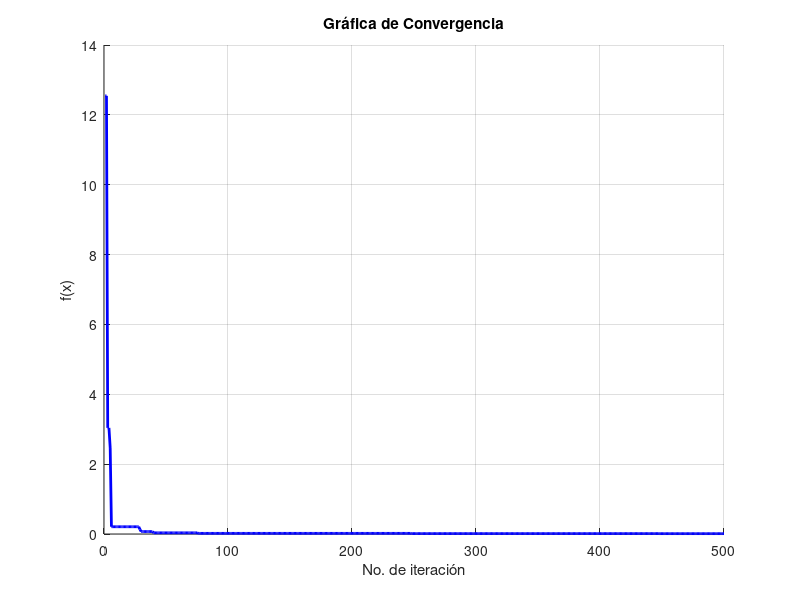
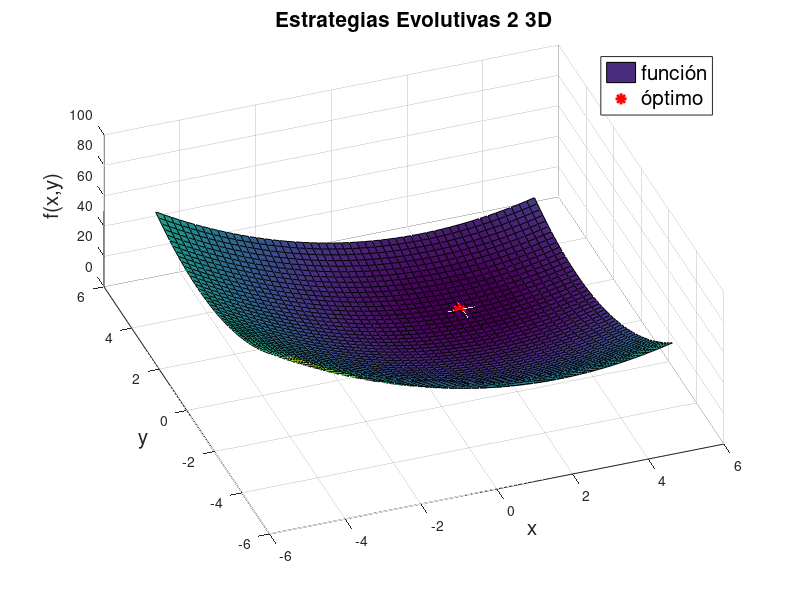
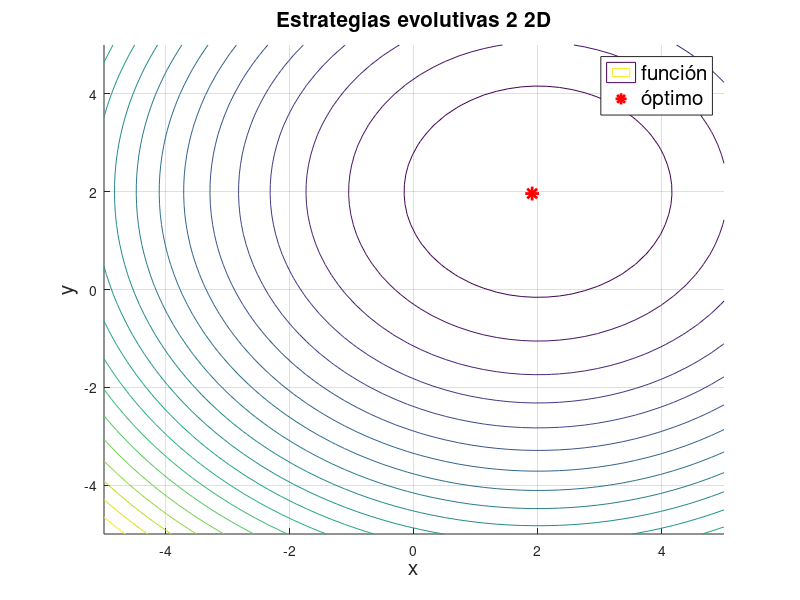

These charts were generated, in order, by the following MATLAB code:
clear
close all
clc

f=@(x,y) (x-2).^2+(y-2).^2; %funcion objetivo
xl=[-5 5]';
xu=[5 5]';
D=2;
N=500;
sigma=1;
fx_plot = zeros([1 N]);

x=xl + (xu-xl).*rand(D,1);


for i=1:N
 r = normrnd(0,sigma,[D 1]);
 y = x + r;
 j = randi([1 D]);
 
 
 if f(y(1),y(2))<f(x(1),x(2))
     x = y;
 end
 fx_plot(i)=f(x(1),x(2));
end 

%Resultados

disp(['x = ' num2str(x(1))])
disp(['y = ' num2str(x(2))])
disp(['f(x,y) = ' num2str(f(x(1),x(2)))])
%ylim([-0.45 0])
%xlim([0 500])

%Grafica de convergencia%
figure
hold on
grid on
plot(fx_plot,'b-','LineWidth',2);
title('Gráfica de Convergencia');
xlabel('No. de iteración');
ylabel('f(x)');

%Graficas resultantes%
x_lim = linspace(-5,5,50); % límites para eje x, -5 es inferior, 5 es superior, con 50 puntos
y_lim = linspace(-5,5,50); % límites para eje y, -5 es inferior, 5 es superior, con 50 puntos

[x1,y1] = meshgrid(x_lim,y_lim); % creamos una rejilla de puntos (x,y) para crear el plot
z = f(x1,y1); % evaluación de cada elemento en la rejilla para crear su valor en el eje z

figure
hold on
grid on

surf(x1,y1,z) % plot de la rejilla en 3D
plot3(x(1),x(2),f(x(1),x(2)),'r*','LineWidth',2,'MarkerSize',10) % plot de un punto cualqueira en 3
legend({'función','óptimo'},'FontSize',15)

title('Estrategias Evolutivas 2 3D','FontSize',15)
xlabel('x','FontSize',15)
ylabel('y','FontSize',15)
zlabel('f(x,y)','FontSize',15)
view([-20,60]) % estos valores definen la vista 3D del plot

figure
hold on
grid on

contour(x1,y1,z,20) % plot de la rejilla en 2D
plot(x(1),x(2),'r*','LineWidth',2,'MarkerSize',10) % plot de un punto cualqueira en 2D
legend({'función','óptimo'},'FontSize',15)
title('Estrategias evolutivas 2 2D','FontSize',15)
xlabel('x','FontSize',15)
ylabel('y','FontSize',15)